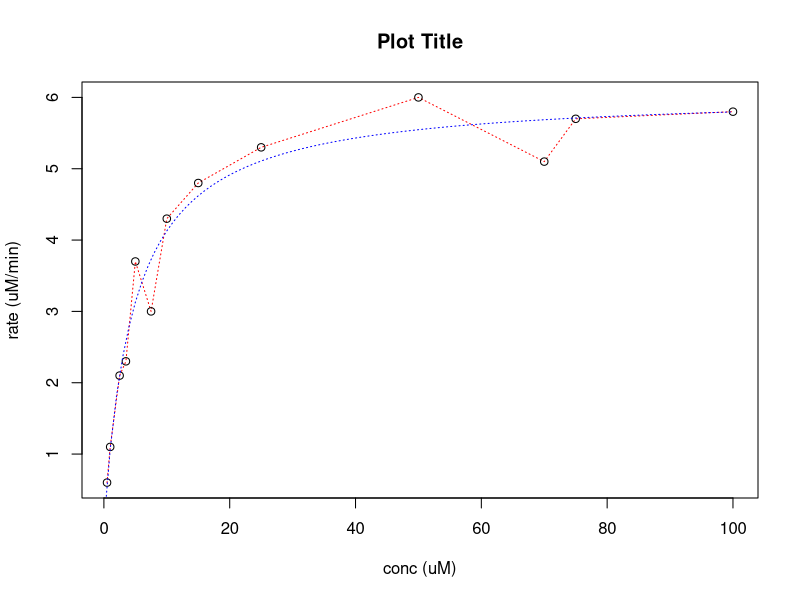
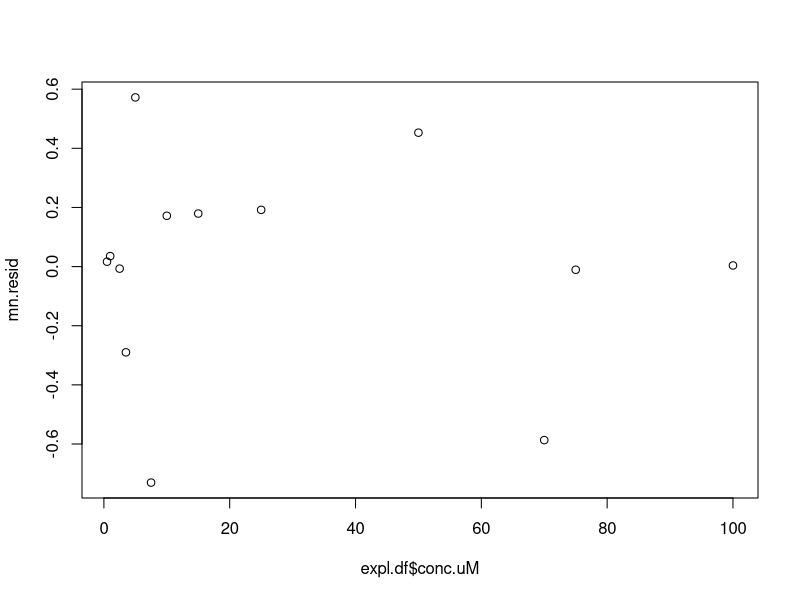
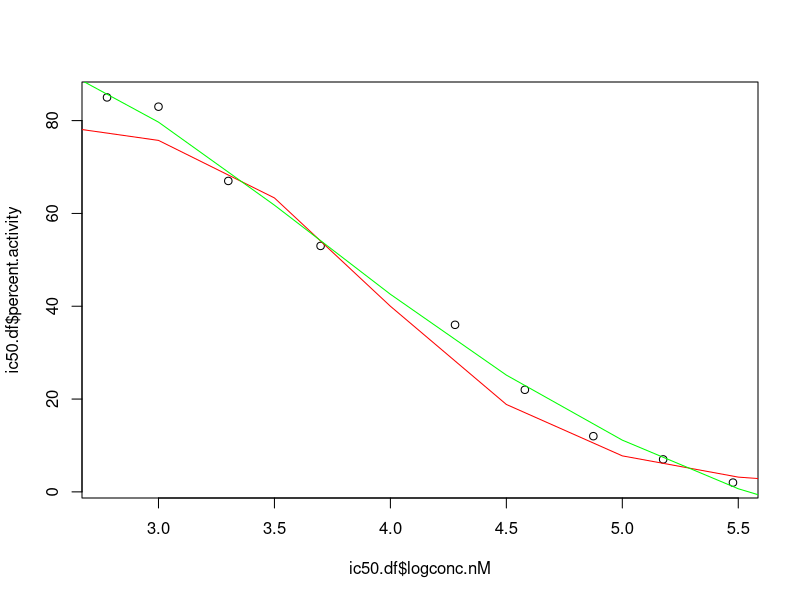

Write the R code that produced these figures, in order.
# Extracted from Huitema Carly, Horsman Geoff; Analizing Kinetic Data Using the
# Powerful Ststistical Capabilities of R; bioRxiv 316588.

## Preparation to Script
rm(list = ls())

# Fitting the Michaellis-Menten equation
## Data
conc.uM <- c(0.5, 1, 2.5, 3.5, 5, 7.5, 10, 15, 25, 50, 70, 75, 100)
rate <- c(0.6, 1.1, 2.1, 2.3, 3.7, 3.0, 4.3, 4.8, 5.3, 6.0, 5.1, 5.7, 5.8)

### creation of data frame
expl.df <- data.frame(conc.uM, rate)
expl.df

### ploting data
plot(conc.uM, rate, 
     main = "Plot Title",
     xlab = "conc (uM)",
     ylab = "rate (uM/min)",
     lines(conc.uM, rate, lty = "dotted", col = "red"))
    # Upper line creates a line which joins all points with a red-dotted line

### Fit Michelis-Menten equation
mn.nls <- nls(rate ~ (Vmax * conc.uM / (Km + conc.uM)),
              data = expl.df,
              start = list(Km = 5, Vmax = 6))
summary(mn.nls)
#### Extraction coefficients
Km <- unname(coef(mn.nls) ["Km"])
Vmax <- unname(coef(mn.nls)["Vmax"])
#### Plotting data and line of best fit
x <- c(0:100)
y <- (Vmax * x / (Km + x))
lines(x,y, lty = "dotted", col = "blue")
#### Confidence intervals of parameters
confint(mn.nls)
#### Look at residuals and plot
mn.resid <- resid(mn.nls)
plot(expl.df$conc.uM, mn.resid)
#### add weighting to fit
expl.df$weight <- 1/expl.df$conc^2
mn.weight.nls <- nls(rate ~ (Vmax * conc.uM / (Km + conc.uM)),
                     data = expl.df,
                     start = list(Km = 5, Vmax = 6),
                     weight = expl.df$weight)
summary(mn.weight.nls)

# Determining IC_50
## Data
conc.uM <- c(300, 150, 75, 38, 19, 5, 2, 1, 0.6)
percent.activity <- c(2, 7, 12, 22, 36, 53, 67, 83, 85)
ic50.df <- data.frame(conc.uM, percent.activity)
ic50.df$conc.nM <- ic50.df$conc.uM * 1000
ic50.df$logconc.nM <- log10(ic50.df$conc.nM)
plot(ic50.df$logconc.nM, ic50.df$percent.activity)
### Estimation values of curve examining the plot
x <- c(2:12/2)
y <- 0 + (80 - 0)/(1 + (x / 4)^10)
lines(x, y, col="red")
### Fiting data using the nls()
rodbard.fit <- nls(formula(percent.activity ~
                               bot + (top - bot)/(1 +
                               (ic50.df$logconc.nM / logic50)^slope)),
                   data = ic50.df,
                   algorithm = "port",
                   start = list(bot = 0, top = 80, logic50 = 4, slope = 10),
                   lower = c(bot = -Inf, top = -Inf, logic50 = 0, slope = -Inf))
summary(rodbard.fit)
### extract coeficients
top <- unname(coef(rodbard.fit)["top"])
bot <- unname(coef(rodbard.fit)["bot"])
logic50 <- unname(coef(rodbard.fit)["logic50"])
slope <- unname(coef(rodbard.fit)["slope"])
### extract calculate line of best fit
y.fit <- bot + (top - bot)/(1 + (x / logic50)^slope)
lines(x, y.fit, col = "green")
### log scale to linear scale to get IC50 (results in nM)
10^logic50

